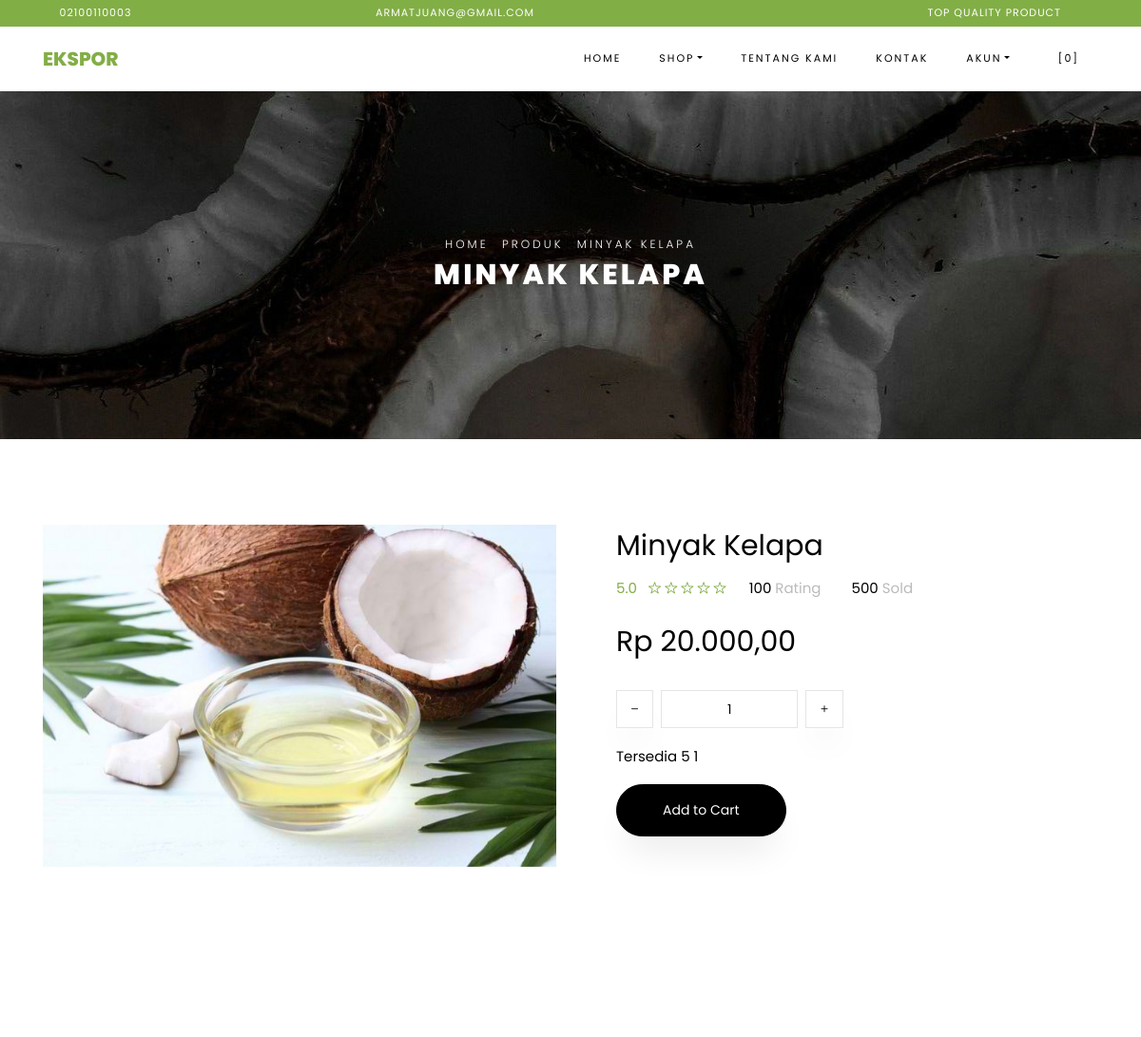
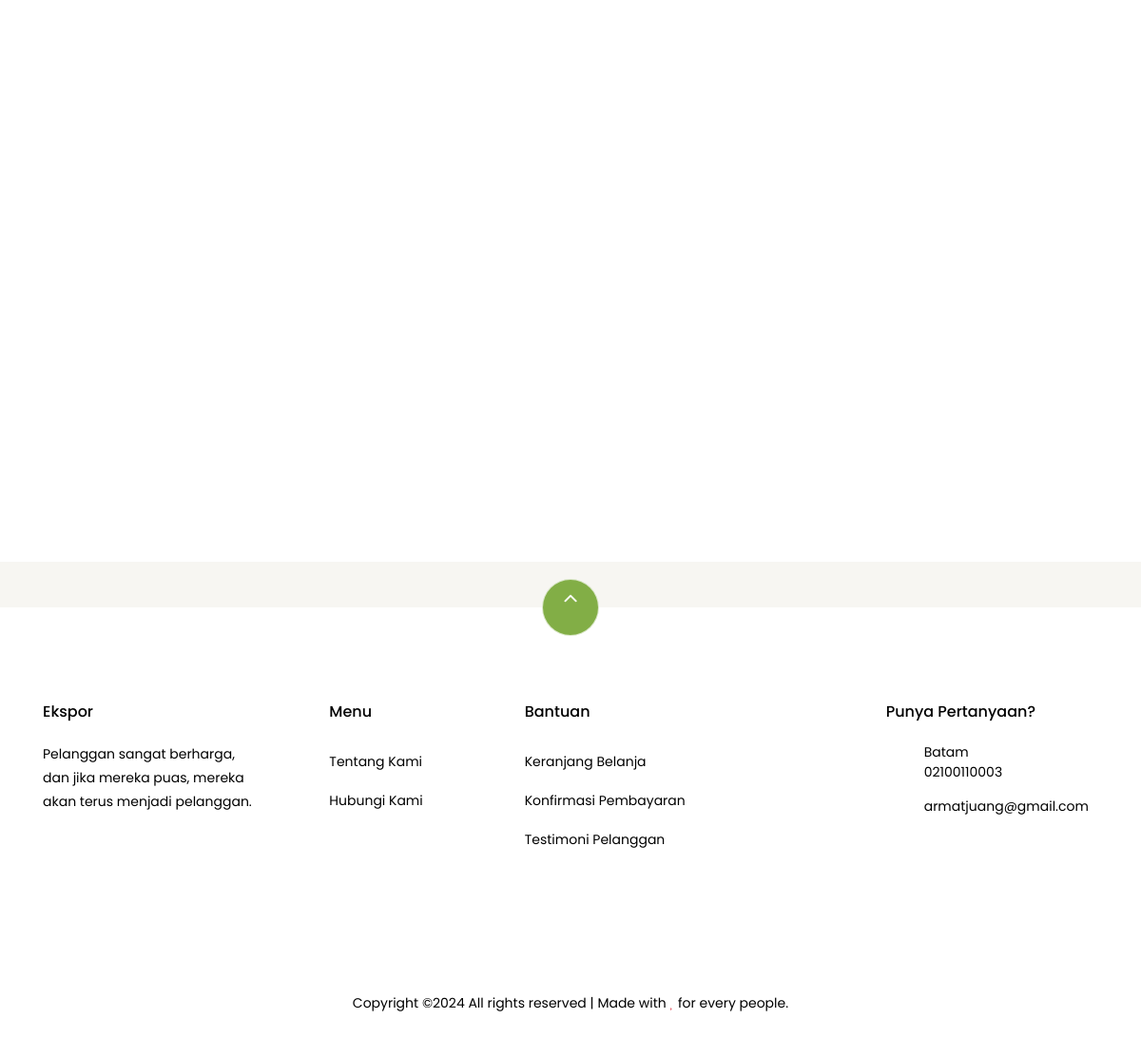
The page /index.php/shop/product/15/MKKO25873/ on the database its author committed (2 pictures, top to bottom).
### tables this page shows
CREATE TABLE `settings` (
  `id` int(10) NOT NULL,
  `key` varchar(32) NOT NULL,
  `content` varchar(191) NOT NULL
);

CREATE TABLE `products` (
  `id` bigint(20) NOT NULL,
  `category_id` int(10) DEFAULT NULL,
  `sku` varchar(32) DEFAULT NULL,
  `name` varchar(191) NOT NULL,
  `description` varchar(191) DEFAULT NULL,
  `picture_name` varchar(191) DEFAULT NULL,
  `price` decimal(8,2) NOT NULL,
  `current_discount` decimal(8,2) DEFAULT 0.00,
  `stock` int(10) NOT NULL,
  `product_unit` varchar(32) DEFAULT NULL,
  `is_available` tinyint(1) DEFAULT 1,
  `add_date` datetime DEFAULT NULL
);

### application/views/themes/vegefoods/shop/view_single_product.php (the view, shortened to what the rows shown need)
<div class="hero-wrap hero-bread" style="background-image: url('<?php echo get_theme_uri('images/new_image.jpg'); ?>');">
<div class="container">
      <div class="row no-gutters slider-text align-items-center justify-content-center">
        <div class="col-md-9 ftco-animate text-center">
            <p class="breadcrumbs"><span class="mr-2"><?php echo anchor(base_url(), 'Home'); ?></span>
            <span class="mr-2"><?php echo anchor('browse', 'Produk'); ?></span>
            <span><?php echo $product->name; ?></span></p>
          <h1 class="mb-0 bread"><?php echo $product->name; ?></h1>
        </div>
      </div>
    </div>
  </div>
  <section class="ftco-section">
      <div class="container">
          <div class="row">
              <div class="col-lg-6 mb-5 ftco-animate">
                  <a href="<?php echo base_url('assets/uploads/products/'. $product->picture_name); ?>" class="image-popup"><img src="<?php echo base_url('assets/uploads/products/'. $product->picture_name); ?>" class="img-fluid" alt="<?php echo $product->name; ?>"></a>
              </div>
              <div class="col-lg-6 product-details pl-md-5 ftco-animate">
                  <h3><?php echo $product->name; ?></h3>
                  <div class="rating d-flex">
                          <p class="text-left mr-4">
                              <a href="#" class="mr-2">5.0</a>
                              <a href="#"><span class="ion-ios-star-outline"></span></a>
                              <a href="#"><span class="ion-ios-star-outline"></span></a>
                              <a href="#"><span class="ion-ios-star-outline"></span></a>
                              <a href="#"><span class="ion-ios-star-outline"></span></a>
                              <a href="#"><span class="ion-ios-star-outline"></span></a>
                          </p>
                          <p class="text-left mr-4">
                              <a href="#" class="mr-2" style="color: #000;">100 <span style="color: #bbb;">Rating</span></a>
                          </p>
                          <p class="text-left">
                              <a href="#" class="mr-2" style="color: #000;">500 <span style="color: #bbb;">Sold</span></a>
                          </p>
                      </div>
                  <p class="price">
                      <?php if ($product->current_discount > 0) : ?>
                        <span class="mr-2 price-dc"><strike><small>Rp <?php echo format_rupiah($product->price); ?></small></strike></span>
                        <span class="price-sale text-success">Rp <?php echo format_rupiah($product->price - $product->current_discount); ?></span>
                      <?php else : ?>
                      <span>Rp <?php echo format_rupiah($product->price); ?></span>
                      <?php endif; ?>
                    </p>
                      <div class="row mt-4">
                          <div class="input-group col-md-6 d-flex mb-3">
                   <span class="input-group-btn mr-2">
                      <button type="button" class="quantity-left-minus btn"  data-type="minus" data-field="">
                     <i class="ion-ios-remove"></i>
                      </button>
                      </span>
                   <input type="text" id="quantity" name="quantity" class="form-control input-number" value="1" min="1" max="100">
                   <span class="input-group-btn ml-2">
                      <button type="button" class="quantity-right-plus btn" data-type="plus" data-field="">
                       <i class="ion-ios-add"></i>
                   </button>
                   </span>
                </div>
                <div class="col-md-12">
                    <p style="color: #000;">Tersedia <?php echo $product->stock; ?> <?php echo $product->product_unit; ?></p>
                </div>
            </div>
            <p><a href="#" class="btn btn-black btn-sm py-3 px-5 add-cart cart-btn" data-sku="<?php echo $product->sku; ?>" data-name="<?php echo $product->name; ?>" data-price="<?php echo ($product->current_discount > 0) ? ($product->price - $product->current_discount) : $product->price; ?>" data-id="<?php echo $product->id; ?>">Add to Cart</a></p>
              </div>
          </div>
      </div>
  </section>
  <section class="ftco-section">
      <div class="container">
              <div class="row justify-content-center mb-3 pb-3">
      </div>
      </div>
      <div class="container">
          <div class="row">
          </div>
      </div>
  </section>

### application/views/themes/vegefoods/header.php (shortened to what the rows shown need)
?><!DOCTYPE html>
<html lang="en">
  <head>
    <link rel="stylesheet" href="<?php echo get_theme_uri('css/open-iconic-bootstrap.min.css'); ?>">
    <link rel="stylesheet" href="<?php echo get_theme_uri('css/animate.css'); ?>">
    <link rel="stylesheet" href="<?php echo get_theme_uri('css/owl.carousel.min.css'); ?>">
    <link rel="stylesheet" href="<?php echo get_theme_uri('css/owl.theme.default.min.css'); ?>">
    <link rel="stylesheet" href="<?php echo get_theme_uri('css/magnific-popup.css'); ?>">
    <link rel="stylesheet" href="<?php echo get_theme_uri('css/aos.css'); ?>">
	<link rel="stylesheet" href="<?php echo get_theme_uri('css/ionicons.min.css'); ?>">
	<link rel="stylesheet" href="<?php echo get_theme_uri('js/plugins/@fortawesome/fontawesome-free/css/all.min.css', 'argon'); ?>">
    <link rel="stylesheet" href="<?php echo get_theme_uri('css/bootstrap-datepicker.css'); ?>">
    <link rel="stylesheet" href="<?php echo get_theme_uri('css/jquery.timepicker.css'); ?>">
    <link rel="stylesheet" href="<?php echo get_theme_uri('css/flaticon.css'); ?>">
    <link rel="stylesheet" href="<?php echo get_theme_uri('css/icomoon.css'); ?>">
	<link rel="stylesheet" href="<?php echo get_theme_uri('css/style.css'); ?>">
	<link rel="stylesheet" href="<?php echo base_url('assets/plugins/toastr/toastr.min.css'); ?>">
  </head>
  <body class="goto-here">
		<div class="py-1 bg-primary">
    	<div class="container">
    		<div class="row no-gutters d-flex align-items-start align-items-center px-md-0">
	    		<div class="col-lg-12 d-block">
		    		<div class="row d-flex">
		    			<div class="col-md pr-4 d-flex topper align-items-center">
					    	<div class="icon mr-2 d-flex justify-content-center align-items-center"><span class="icon-phone2"></span></div>
						    <span class="text"><?php echo get_settings('store_phone_number'); ?></span>
					    </div>
					    <div class="col-md pr-4 d-flex topper align-items-center">
					    	<div class="icon mr-2 d-flex justify-content-center align-items-center"><span class="icon-paper-plane"></span></div>
						    <span class="text"><?php echo get_settings('store_email'); ?></span>
					    </div>
					    <div class="col-md-5 pr-4 d-flex topper align-items-center text-lg-right">
						    <span class="text"><?php echo get_settings('store_tagline'); ?></span>
					    </div>
				    </div>
			    </div>
		    </div>
		  </div>
    </div>
    <nav class="navbar navbar-expand-lg navbar-dark ftco_navbar bg-dark ftco-navbar-light" id="ftco-navbar">
	    <div class="container">
	      <a class="navbar-brand" href="<?php echo base_url(); ?>"><?php echo get_store_name(); ?></a>
	      <div class="collapse navbar-collapse" id="ftco-nav">
	        <ul class="navbar-nav ml-auto">
	          <li class="nav-item active"><a href="<?php echo base_url(); ?>" class="nav-link">Home</a></li>
	          <li class="nav-item dropdown">
              <a class="nav-link dropdown-toggle" href="#" id="dropdown04" data-toggle="dropdown" aria-haspopup="true" aria-expanded="false">Shop</a>
            </li>
	          <li class="nav-item"><a href="<?php echo site_url('pages/about'); ?>" class="nav-link">Tentang Kami</a></li>
              <li class="nav-item"><a href="<?php echo site_url('pages/contact'); ?>" class="nav-link">Kontak</a></li>
              <li class="nav-item dropdown">
              <a class="nav-link dropdown-toggle" href="#" id="dropdown05" data-toggle="dropdown" aria-haspopup="true" aria-expanded="false">Akun</a>
            </li>
	          <li class="nav-item cta cta-colored"><a href="<?php echo site_url('shop/cart'); ?>" class="nav-link"><span class="icon-shopping_cart"></span>[<span class="cart-item-total">0</span>]</a></li>
	        </ul>
	      </div>
	    </div>
	  </nav>

### application/views/themes/vegefoods/footer.php (shortened to what the rows shown need)
<section class="ftco-section ftco-no-pt ftco-no-pb py-5 bg-light">
    <div class="container py-4">
    </div>
  </section>
  <footer class="ftco-footer ftco-section">
    <div class="container">
        <div class="row">
            <div class="mouse">
                      <a href="#" class="mouse-icon">
                          <div class="mouse-wheel"><span class="ion-ios-arrow-up"></span></div>
                      </a>
                  </div>
        </div>
      <div class="row mb-5">
        <div class="col-md">
          <div class="ftco-footer-widget mb-4">
            <h2 class="ftco-heading-2"><?php echo get_store_name(); ?></h2>
            <p><?php echo get_settings('store_description'); ?></p>
            <ul class="ftco-footer-social list-unstyled float-md-left float-lft mt-5">
            </ul>
          </div>
        </div>
        <div class="col-md">
          <div class="ftco-footer-widget mb-4 ml-md-5">
            <h2 class="ftco-heading-2">Menu</h2>
            <ul class="list-unstyled">
              <li><a href="<?php echo site_url('pages/about'); ?>" class="py-2 d-block">Tentang Kami</a></li>
              <li><a href="<?php echo site_url('pages/contact'); ?>" class="py-2 d-block">Hubungi Kami</a></li>
            </ul>
          </div>
        </div>
        <div class="col-md-4">
           <div class="ftco-footer-widget mb-4">
            <h2 class="ftco-heading-2">Bantuan</h2>
            <div class="d-flex">
                <ul class="list-unstyled mr-l-5 pr-l-3 mr-4">
                  <li><a href="<?php echo site_url('shop/cart'); ?>" class="py-2 d-block">Keranjang Belanja</a></li>
                  <li><a href="<?php echo site_url('customer/payments/confirm'); ?>" class="py-2 d-block">Konfirmasi Pembayaran</a></li>
                  <li><a href="<?php echo site_url('shop/testimonial'); ?>" class="py-2 d-block">Testimoni Pelanggan</a></li>
                </ul>
              </div>
          </div>
        </div>
        <div class="col-md">
          <div class="ftco-footer-widget mb-4">
              <h2 class="ftco-heading-2">Punya Pertanyaan?</h2>
              <div class="block-23 mb-3">
                <ul>
                  <li><span class="icon icon-map-marker"></span><span class="text"><?php echo get_settings('store_address'); ?></span></li>
                  <li><a href="#"><span class="icon icon-phone"></span><span class="text"><?php echo get_settings('store_phone_number'); ?></span></a></li>
                  <li><a href="#"><span class="icon icon-envelope"></span><span class="text"><?php echo get_settings('store_email'); ?></span></a></li>
                </ul>
              </div>
          </div>
        </div>
      </div>
      <div class="row">
        <div class="col-md-12 text-center">
          <p>
                        Copyright &copy;<script>document.write(new Date().getFullYear());</script> All rights reserved | Made with <i class="icon-heart text-danger" aria-hidden="true"></i> for every people.
                      </p>
        </div>
      </div>
    </div>
  </footer>
</body>
</html>

### rows shown on the page
settings: content "02100110003"
settings: content "ARMATJUANG@GMAIL.COM", content "armatjuang@gmail.com"
settings: content "TOP QUALITY PRODUCT"
settings: content "EKSPOR", content "Ekspor"
settings: content (picture)
products: name "MINYAK KELAPA", picture_name (picture), name "Minyak Kelapa", price "20.000,00", stock "5", product_unit "1"
settings: content "Pelanggan sangat berharga, dan jika mereka puas, mereka akan terus menjadi pelanggan."
settings: content "Batam"

### other values the page prints
anchor(base_url(), 'Home') "HOME"
anchor('browse', 'Produk') "PRODUK"
